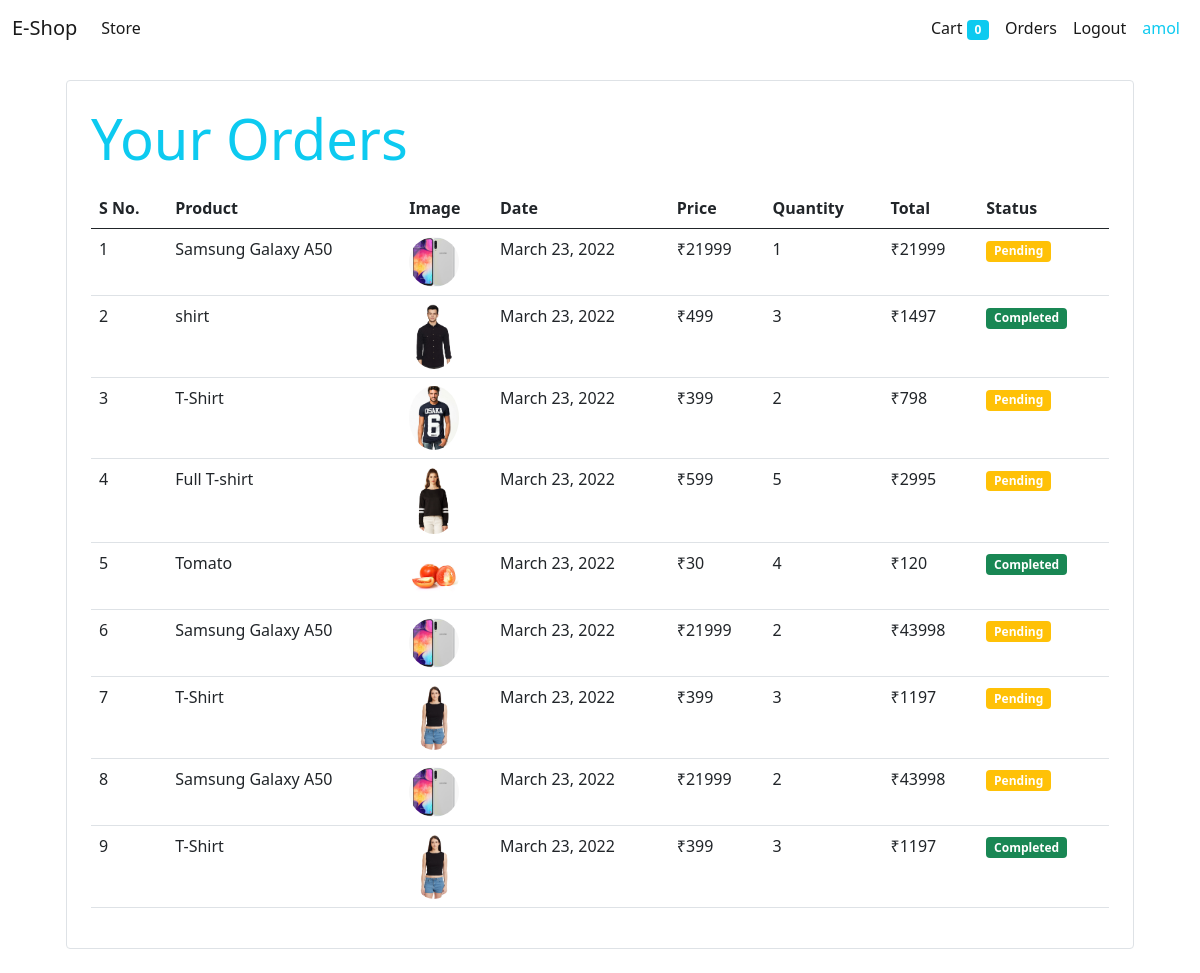
Page /orders (signed in) on the earlier database version.
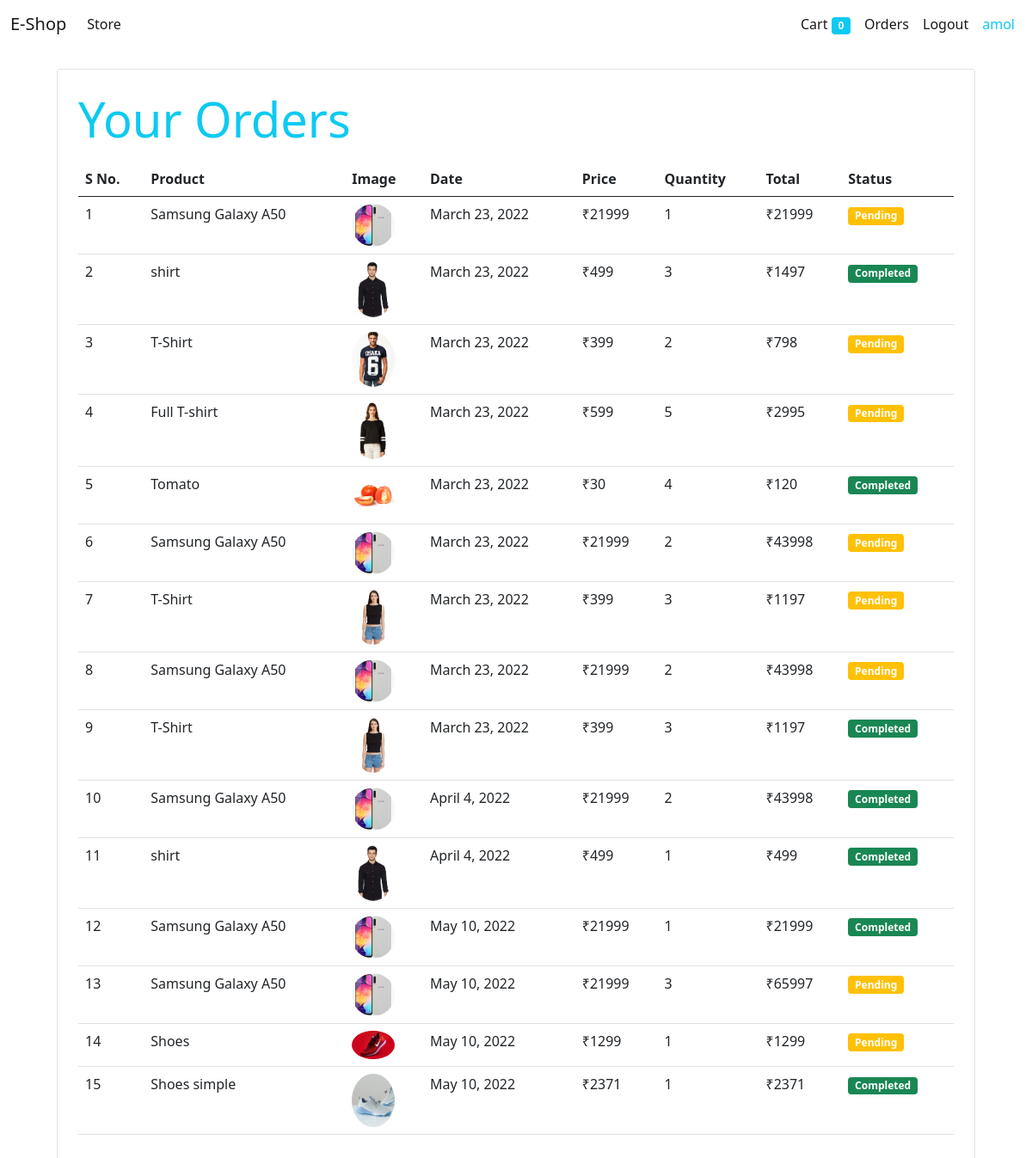
Same page on the later database version.
### store/models/orders.py (models this page shows, shortened)
class Orders(models.Model):
    product=models.ForeignKey(Product,on_delete=models.CASCADE)
    customer=models.ForeignKey(Customer,on_delete=models.CASCADE)
    quantity=models.IntegerField(default=1)
    price=models.IntegerField()
    address=models.CharField(max_length=50 ,default='',blank=True)
    mobile=models.CharField(max_length=10,default='',blank=True)
    date=models.DateField(default=datetime.datetime.today)
    status=models.BooleanField(default=False)
    @staticmethod
    def get_orders_by_customer_id(customer_id):
        return Orders.objects.filter(customer = customer_id).order_by('date')

### store/models/product.py (models this page shows, shortened)
class Product(models.Model):
    name = models.CharField(max_length=50)
    price = models.IntegerField(default=0)
    category = models.ForeignKey(Category, on_delete=models.CASCADE, default=1)
    description = models.CharField(max_length=200)
    image = models.ImageField(upload_to='uploads/products/')

### store/views/order.py (the view)
# urls.py: path('orders',Order_View.as_view(),name='orders'),
class Order_View(View):
    @method_decorator(login_required)
    def get(self, request):
        customer = request.session.get('customer_id')
        orders = Orders.get_orders_by_customer_id(customer)
        return render(request,'orders.html',{'orders':orders})

### store/templatetags/custom_filter.py (called while the page is built)
@register.filter(name='currency')
def currency(price):
    return '₹' + str(price)

@register.filter(name='multiply')
def multiply(number,number1):
    return number * number1

### store/templates/orders.html (shortened to what this page needs)
{% extends 'base.html' %}
{% block body %}
{% load cart %}
{% load custom_filter %}
<div class="container">
    <div class="border rounded p-4 m-4">
    <p class='display-4 pl-4 ml-4 text-info '>Your Orders </p>
        <table class="table">
            <thead>
                <tr>
                    <th>S No.</th>
                    <th>Product</th>
                    <th>Image</th>
                    <th>Date</th>
                    <th>Price</th>
                    <th>Quantity</th>
                    <th>Total</th>
                    <th>Status</th>
                </tr>
            </thead>
            <tbody>
                {% for order in orders %}
                <tr>
                    <td scope="row">{{forloop.counter}}</td>
                    <td>{{order.product.name}}</td>
                    <td><img src="{{order.product.image.url}}" class="rounded-circle" style="width: 50px;" alt=""></td>
                    <td>{{order.date}}</td>
                    <td>{{order.price|currency}}</td>
                    <td>{{order.quantity}}</td>
                    <td>{{order.price|multiply:order.quantity|currency}}</td>
                    <td>
                    {% if order.status %}
                      <small class="badge bg-success">
                        Completed
                      </small>
                    {% else %}
                      <small class="badge bg-warning">
                        Pending
                      </small>
                    {% endif %}
                </tr>
                {% endfor %}
            </tbody>
        </table>
    </div>
</div>
{% endblock body %}

### store/templates/base.html (shortened to what this page needs)
<!doctype html>
<html lang="en">
<head>
    <link href="https://cdn.jsdelivr.net/npm/bootstrap@5.0.2/dist/css/bootstrap.min.css" rel="stylesheet"
>
</head>
<body>
    <nav class="navbar navbar-expand-lg navbar-light" style=" background-color: #fff;">
        <div class="container-fluid">
            <a class="navbar-brand" href="/">E-Shop</a>
            <div class="collapse navbar-collapse" id="navbarSupportedContent">
                <ul class="navbar-nav me-auto mb-2 mb-lg-0">
                    <li class="nav-item">
                        <a class="nav-link active" aria-current="page" href="/">Store</a>
                    </li>
                </ul>
                <ul class="navbar-nav d-flex">
                <li class="nav-item">
                        <a class="nav-link active" aria-current="page" href="/cart">Cart
                        <small class="badge bg-info">{{request.session.cart.keys|length}}</small>
                        </a>
                    </li>
                {% if request.session.email %}
                    <li class="nav-item">
                        <a class="nav-link active" aria-current="page" href="/orders">Orders</a>
                    </li>
                    <li class="nav-item">
                        <a class="nav-link active" aria-current="page" href="/logout">Logout</a>
                    </li>
                {% endif %}
                    <li class="nav-item dropdown">
                        <a class="nav-link text-info"  aria-expanded="false">
                            {{request.session.user}}
                        </a>
                    </li>
                </ul>
            </div>
        </div>
    </nav>
    {% block body %}{% endblock body %}
</body>
</html>

Differences in the rows shown:
added Orders: product.name "Samsung Galaxy A50", product.image (picture), date "April 4, 2022", price "₹21999", quantity "2", price|multiply "₹43998", status "Completed"
added Orders: product.name "shirt", product.image (picture), date "April 4, 2022", price "₹499", quantity "1", price|multiply "₹499", status "Completed"
added Orders: product.name "Samsung Galaxy A50", product.image (picture), date "May 10, 2022", price "₹21999", quantity "1", price|multiply "₹21999", status "Completed"
added Orders: product.name "Samsung Galaxy A50", product.image (picture), date "May 10, 2022", price "₹21999", quantity "3", price|multiply "₹65997", status "Pending"
added Orders: product.name "Shoes", product.image (picture), date "May 10, 2022", price "₹1299", quantity "1", price|multiply "₹1299", status "Pending"
added Orders: product.name "Shoes simple", product.image (picture), date "May 10, 2022", price "₹2371", quantity "1", price|multiply "₹2371", status "Completed"
